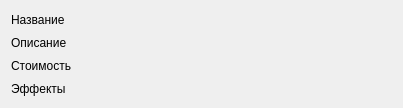
                 <widget class="QWidget" name="scrollAreaWidgetContents_6">
                  <property name="geometry">
                   <rect>
                    <x>0</x>
                    <y>0</y>
                    <width>403</width>
                    <height>108</height>
                   </rect>
                  </property>
                  <layout class="QGridLayout" name="gridLayout_19">
                   <item row="3" column="0">
                    <widget class="QLabel" name="level_selected_item">
                     <property name="font">
                      <font>
                       <family>Arial</family>
                      </font>
                     </property>
                     <property name="text">
                      <string>Стоимость</string>
                     </property>
                     <property name="wordWrap">
                      <bool>true</bool>
                     </property>
                    </widget>
                   </item>
                   <item row="1" column="0">
                    <widget class="QLabel" name="name_selected_item">
                     <property name="font">
                      <font>
                       <family>Arial</family>
                      </font>
                     </property>
                     <property name="text">
                      <string>Название</string>
                     </property>
                     <property name="wordWrap">
                      <bool>true</bool>
                     </property>
                    </widget>
                   </item>
                   <item row="2" column="0">
                    <widget class="QLabel" name="description_selected_item">
                     <property name="font">
                      <font>
                       <family>Arial</family>
                      </font>
                     </property>
                     <property name="text">
                      <string>Описание</string>
                     </property>
                     <property name="wordWrap">
                      <bool>true</bool>
                     </property>
                    </widget>
                   </item>
                   <item row="4" column="0">
                    <widget class="QLabel" name="effect_selected_item">
                     <property name="font">
                      <font>
                       <family>Arial</family>
                      </font>
                     </property>
                     <property name="text">
                      <string>Эффекты</string>
                     </property>
                     <property name="wordWrap">
                      <bool>true</bool>
                     </property>
                    </widget>
                   </item>
                  </layout>
                 </widget>
